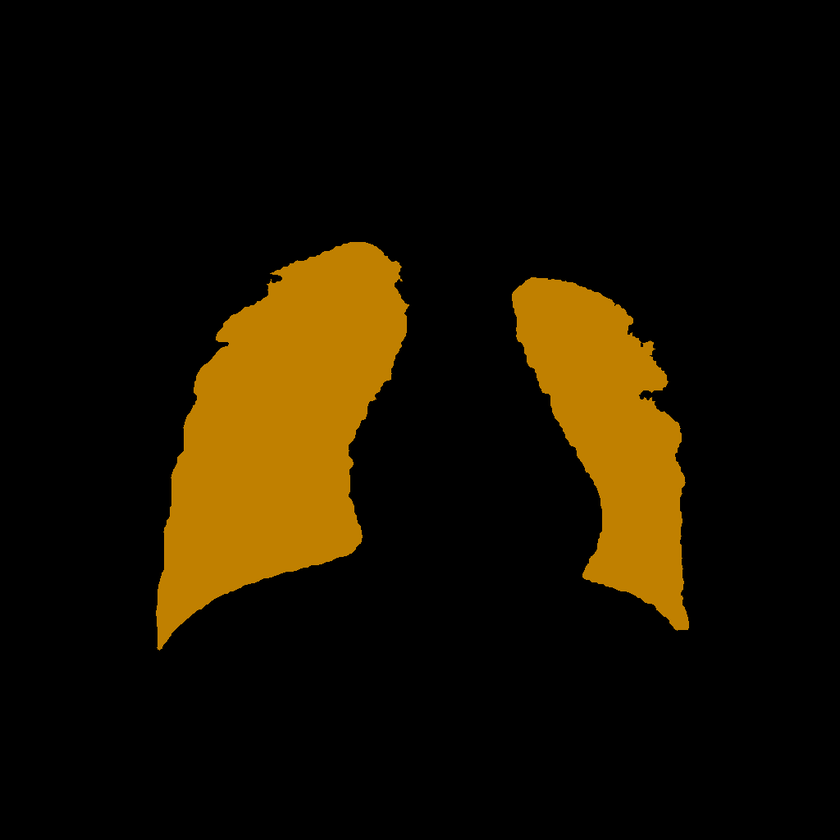
#> input picture 00_DataSetSample/2023original/DCM-RMPP/02_Mask/卞舒泽.png, 840 x 840 px, shrunk from 1024 x 1024 before the run, found by its file name; its folder holds only this picture in this run
$ python F.binarization.py
#> lines starting #> are read from the running program, lines starting #| are printed output that depends on the picture; after the words box and inside, x2 and y2 are one past the last pixel; in counts of white or black regions, pixels touching at a corner belong together
from PIL import Image
import numpy as np
import os
import sys
from pathlib import Path

PIPELINE_ROOT = Path(__file__).resolve().parents[1]
sys.path.insert(0, str(PIPELINE_ROOT))

from pipeline_paths import IMAGE_ROOT

for group in ("RMPP", "nonRMPP"):
    input_folder = IMAGE_ROOT / group / "02_Mask"
    output_folder = IMAGE_ROOT / group / "03_Binarized"
    os.makedirs(output_folder, exist_ok=True)

    for filename in os.listdir(input_folder):
        if not filename.lower().endswith((".png", ".jpg", ".jpeg")):
            continue

        img = Image.open(os.path.join(input_folder, filename)).convert("L")
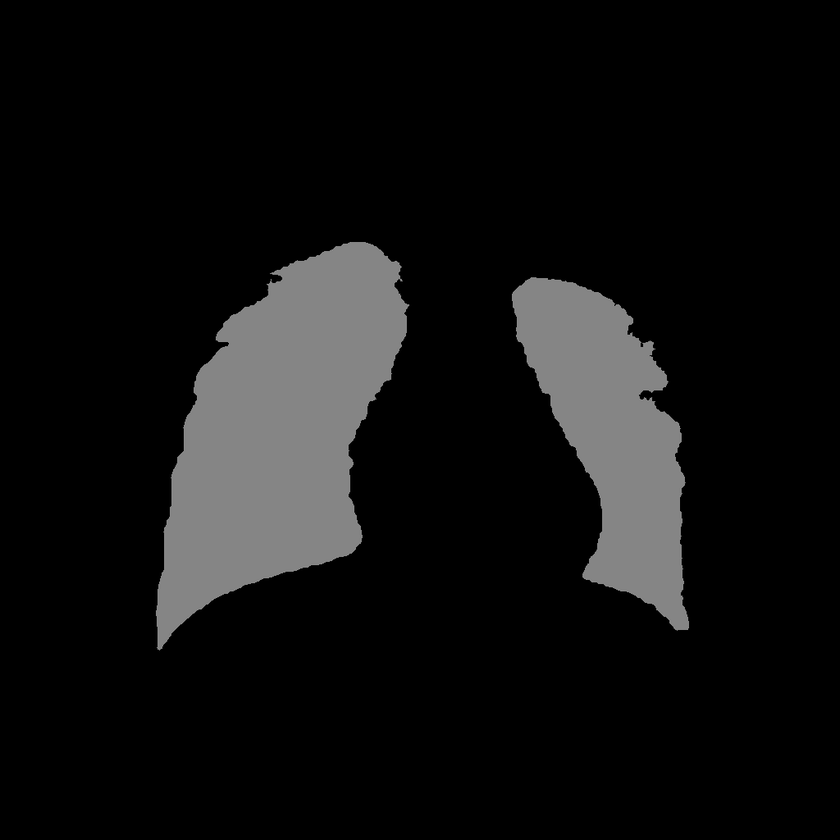
#> img: PIL image 840x840 L; min 0, max 160, mean 17.1
        img_array = np.array(img)
        binary_array = np.where(img_array > 0, 1, 0).astype(np.uint8)
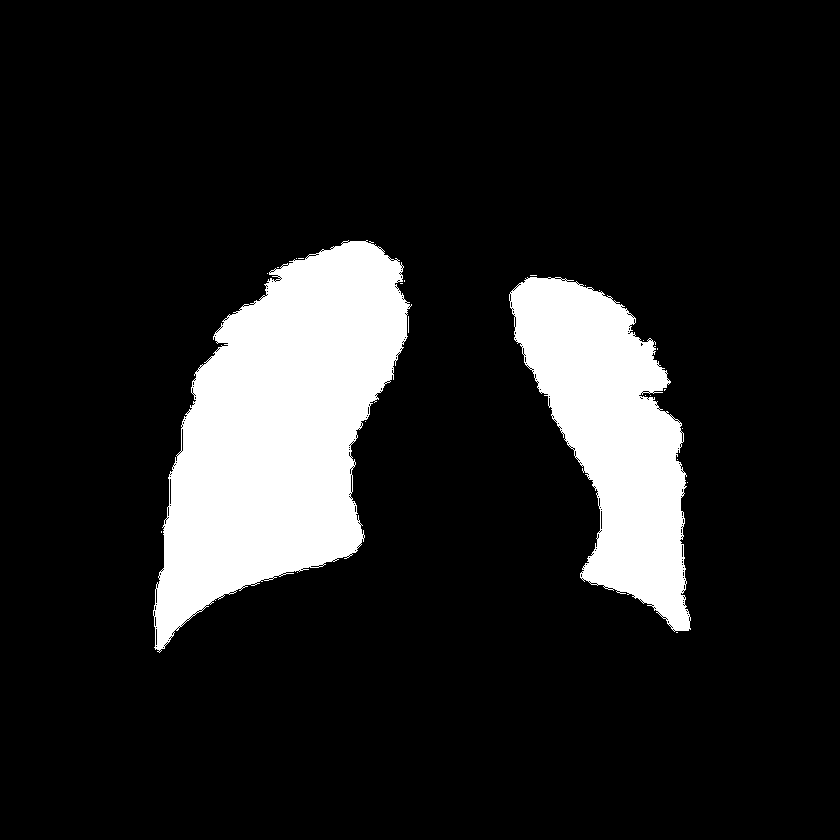
#> binary_array: shape (840, 840); values 0 (black) and 1 (white), 13.3% white; 24 white regions (22 under 20 px), largest, box (x1, y1, x2, y2) and area: (153, 240, 412, 653) 59990, (509, 277, 691, 632) 33890
        binary_img = Image.fromarray(binary_array)
        binary_img.save(os.path.join(output_folder, filename))
